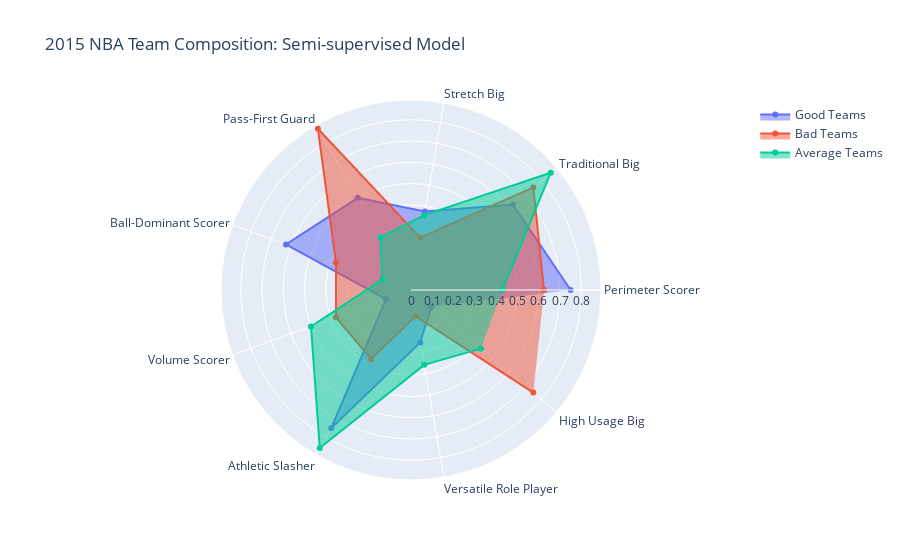

Notebook source saved alongside this figure:
### Code cell
plot_radar(df_2015, classes, 2015, average=True)

### Figure 1 — Plotly figure (JSON) as saved in the notebook; plotly's stock layout.template omitted (floating-point values rounded to 4 significant figures)
{"data": [{"fill": "toself", "name": "Good Teams", "r": [0.75, 0.625, 0.375, 0.5, 0.625, 0.125, 0.75, 0.25, 0.125, 0.125], "theta": ["Perimeter Scorer", "Traditional Big", "Stretch Big", "Pass-First Guard", "Ball-Dominant Scorer", "Volume Scorer", "Athletic Slasher", "Versatile Role Player", "High Usage Big"], "type": "scatterpolar"}, {"fill": "toself", "name": "Bad Teams", "r": [0.625, 0.75, 0.25, 0.875, 0.375, 0.375, 0.375, 0.125, 0.75], "theta": ["Perimeter Scorer", "Traditional Big", "Stretch Big", "Pass-First Guard", "Ball-Dominant Scorer", "Volume Scorer", "Athletic Slasher", "Versatile Role Player", "High Usage Big"], "type": "scatterpolar"}, {"fill": "toself", "name": "Average Teams", "r": [0.4286, 0.8571, 0.3571, 0.2857, 0.1429, 0.5, 0.8571, 0.3571, 0.4286, 0.1429], "theta": ["Perimeter Scorer", "Traditional Big", "Stretch Big", "Pass-First Guard", "Ball-Dominant Scorer", "Volume Scorer", "Athletic Slasher", "Versatile Role Player", "High Usage Big"], "type": "scatterpolar"}], "layout": {"polar": {"radialaxis": {"visible": true}}, "showlegend": true, "title": {"text": "2015 NBA Team Composition: Semi-supervised Model"}}}
